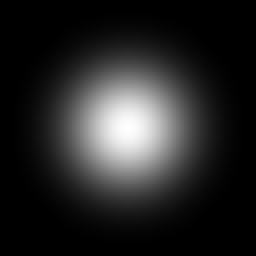
#> input picture Content/Effects/Procedural/OblivionBlob.png, 128 x 128 px, found by its file name (shown 2 times larger); the run also reads 1 picture not shown here
$ python mock_blackhole_v613.py
#> lines starting #> are read from the running program, lines starting #| are printed output that depends on the picture; after the words box and inside, x2 and y2 are one past the last pixel; in counts of white or black regions, pixels touching at a corner belong together
#!/usr/bin/env python3
"""
mock_blackhole_v613.py — SIMULACIÓN del CrimsonBlackHoleRenderer v6.13
(base funcional v6.12 + las SIETE capas nuevas de personalidad).

Modelo idéntico al juego: Cap() con la textura OblivionBlob.png REAL
(perfil en RGB, alfa 255), tamaño total (2·len, 2·wid), tinte c·1.4
clampeado, blending aditivo; la esfera negra con AlphaBlend opaco entre
pases. Las capas nuevas:
  0.5 ONDAS DE ESPACIO-TIEMPO (textura Ring real, aplastada e inclinada)
  2.5 PULSOS DE FOTONES (2 destellos corriendo el anillo)
  3.5 CHORROS RELATIVISTAS (2 haces polares + bolas viajando)
  3.6 CORRIENTES DE MATERIA (5 espirales cayendo tras el horizonte)
  3.7 LLAMARADAS DEL DISCO (prominencias periódicas)
  3.8 ARCOS DE EINSTEIN (filamentos pálidos arriba/abajo)
  6.5 RIM VIOLETA (el borde del horizonte respirando)
"""
import numpy as np
from PIL import Image
import math

BLOB = np.array(Image.open(
    '/home/z/my-project/AethonMod/AethonMod/Content/Effects/Procedural/OblivionBlob.png'
).convert('RGBA')).astype(np.float64)

RING = np.array(Image.open(
    '/home/z/my-project/AethonMod/AethonMod/Content/Effects/Procedural/Ring.png'
).convert('RGBA')).astype(np.float64)

BLACK = np.array(Image.open(
    '/home/z/my-project/AethonMod/AethonMod/Content/Effects/Procedural/BlackDisk.png'
).convert('RGBA')).astype(np.float64)
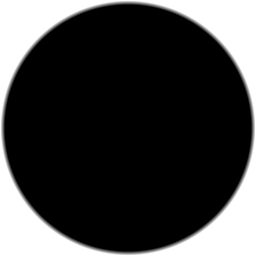
#> input picture Content/Effects/Procedural/BlackDisk.png, 256 x 256 px, found by its file name

SQ = 0.88
TILT = -0.42
R = 46.0
SWIRL = 0.16


def key_lerp(ts, vs, t):
    if t <= ts[0]:
        return vs[0]
    if t >= ts[-1]:
        return vs[-1]
    for i in range(len(ts) - 1):
        if ts[i] <= t <= ts[i + 1]:
            u = (t - ts[i]) / (ts[i + 1] - ts[i])
            u = u * u * (3 - 2 * u)
            return vs[i] + (vs[i + 1] - vs[i]) * u
    return vs[-1]


def key_color(ts, vs, t):
    if t <= ts[0]:
        return vs[0]
    if t >= ts[-1]:
        return vs[-1]
    for i in range(len(ts) - 1):
        if ts[i] <= t <= ts[i + 1]:
            u = min(1.0, max(0.0, (t - ts[i]) / (ts[i + 1] - ts[i])))
            return tuple(vs[i][k] + (vs[i + 1][k] - vs[i][k]) * u for k in range(3))
    return vs[-1]


def hash01(seed, a, b):
    h = (seed * 374761393 + a * 668265263 + b * 1911520717) & 0xFFFFFFFF
    h ^= h >> 13
    h = (h * 1274126177) & 0xFFFFFFFF
    h ^= h >> 16
    return (h & 0xFFFFFF) / 16777216.0


BLADE = dict(
    t=[0.0, 1.0], th=[175.0, 352.0],
    roT=[0.00, 0.25, 0.45, 0.65, 0.80, 0.90, 1.00],
    ro=[2.30, 3.30, 3.00, 3.30, 3.20, 4.20, 5.90],
    tkT=[0.00, 0.30, 0.55, 0.80, 1.00],
    tk=[1.00, 0.80, 0.55, 0.32, 0.07],
    briT=[0.00, 0.30, 0.72, 0.86, 1.00],
    bri=[0.60, 0.80, 1.00, 0.78, 0.52],
    colT=[0.00, 0.30, 0.55, 0.72, 0.84, 0.93, 1.00],
    col=[(255, 42, 122), (255, 80, 160), (255, 150, 205), (255, 250, 155),
         (255, 110, 200), (222, 38, 98), (145, 18, 48)],
)
LOWER = dict(
    t=[0.0, 1.0], th=[20.0, 205.0],
    roT=[0.00, 0.25, 0.50, 0.65, 0.80, 1.00],
    ro=[1.95, 3.20, 6.30, 6.00, 4.80, 2.60],
    tkT=[0.00, 0.35, 0.60, 0.85, 1.00],
    tk=[0.65, 0.50, 0.35, 0.18, 0.08],
    briT=[0.00, 0.30, 0.50, 0.75, 1.00],
    bri=[0.60, 0.78, 0.82, 0.50, 0.22],
    colT=[0.00, 0.30, 0.50, 0.75, 1.00],
    col=[(255, 60, 140), (255, 82, 172), (250, 45, 125), (222, 36, 100), (140, 18, 55)],
)


def pol(rr, theta, cx, cy):
    x = math.cos(theta) * rr * R
    y = math.sin(theta) * rr * R * SQ
    ca, sa = math.cos(TILT), math.sin(TILT)
    return (cx + x * ca - y * sa, cy + x * sa + y * ca)


def pol_tangent(rr, theta):
    eps = 0.02
    a = pol(rr, theta - eps, 0, 0)
    b = pol(rr, theta + eps, 0, 0)
    return math.atan2(b[1] - a[1], b[0] - a[0])


class Canvas:
    def __init__(self, W, H, bg):
        self.W, self.H = W, H
        self.acc = np.zeros((H, W, 3), dtype=np.float64)
        self.acc[:] = bg

    def _rot_tex(self, tex, w, h, rot):
        im = Image.fromarray(tex.astype(np.uint8))
        if rot != 0:
            im = im.rotate(-math.degrees(rot), Image.BICUBIC, expand=True)
        im = im.resize((max(2, w), max(2, h)), Image.BILINEAR)
        return np.array(im).astype(np.float64)

    def cap(self, x, y, ln, wd, rot, color, alpha):
        if alpha <= 0.004:
            return
        m = alpha * 1.4
        tint = np.array([min(255.0, color[k] * m) for k in range(3)])
        tex = self._rot_tex(BLOB, int(round(ln * 2)), int(round(wd * 2)), rot)
        th, tw = tex.shape[:2]
        x0, y0 = int(x - tw / 2), int(y - th / 2)
        x1, y1 = x0 + tw, y0 + th
        if x1 <= 0 or y1 <= 0 or x0 >= self.W or y0 >= self.H:
            return
        sx0, sy0 = max(0, -x0), max(0, -y0)
        sx1, sy1 = tw - max(0, x1 - self.W), th - max(0, y1 - self.H)
        x0, y0 = max(0, x0), max(0, y0)
        prof = tex[sy0:sy1, sx0:sx1, :3] / 255.0
        self.acc[y0:y0 + sy1 - sy0, x0:x0 + sx1 - sx0] += prof * tint

    def ring_quad(self, x, y, radius, color, alpha):
        """v6.13: textura Ring aplastada e inclinada."""
        if alpha <= 0.004:
            return
        m = alpha * 1.4
        tint = np.array([min(255.0, color[k] * m) for k in range(3)])
        s = radius * 2.174
        tex = self._rot_tex(RING, int(round(s)), int(round(s * SQ)), TILT)
        th, tw = tex.shape[:2]
        x0, y0 = int(x - tw / 2), int(y - th / 2)
        x1, y1 = x0 + tw, y0 + th
        if x1 <= 0 or y1 <= 0 or x0 >= self.W or y0 >= self.H:
            return
        sx0, sy0 = max(0, -x0), max(0, -y0)
        sx1, sy1 = tw - max(0, x1 - self.W), th - max(0, y1 - self.H)
        x0, y0 = max(0, x0), max(0, y0)
        prof = tex[sy0:sy1, sx0:sx1, :3] / 255.0
        self.acc[y0:y0 + sy1 - sy0, x0:x0 + sx1 - sx0] += prof * tint

    def black_disk(self, x, y):
        r = R
        tex = self._rot_tex(BLACK, int(round(r * 2)), int(round(r * 2)), 0)
        th, tw = tex.shape[:2]
        x0, y0 = int(x - tw / 2), int(y - th / 2)
        x1, y1 = x0 + tw, y0 + th
        sx0, sy0 = max(0, -x0), max(0, -y0)
        sx1, sy1 = tw - max(0, x1 - self.W), th - max(0, y1 - self.H)
        x0, y0 = max(0, x0), max(0, y0)
        # AlphaBlend con negro opaco: dst = dst·(1−a)
        a = tex[sy0:sy1, sx0:sx1, 3:4] / 255.0 * 0.94
        self.acc[y0:y0 + sy1 - sy0, x0:x0 + sx1 - sx0] *= (1 - a)


def blade_point(b, t, rot, cx, cy):
    ro = key_lerp(b['roT'], b['ro'], t)
    tk = key_lerp(b['tkT'], b['tk'], t)
    rm = ro - tk * 0.5
    theta = math.radians(key_lerp(b['t'], b['th'], t)) + rot
    return pol(rm, theta, cx, cy)


def draw_blade(cv, b, n_seg, rot, time, seed, cx, cy, filament_boost, jitter):
    for i in range(n_seg):
        t = i / (n_seg - 1)
        jr = (hash01(seed, i * 7 + 1, 13) - 0.5) * jitter
        ro = key_lerp(b['roT'], b['ro'], t)
        tk = key_lerp(b['tkT'], b['tk'], t)
        rm = ro - tk * 0.5 + jr * 0.5
        th = math.radians(key_lerp(b['t'], b['th'], t)) + rot
        pos = pol(rm, th, cx, cy)
        pos2 = blade_point(b, min(t + 1.5 / n_seg, 1.0), rot, cx, cy)
        rotA = math.atan2(pos2[1] - pos[1], pos2[0] - pos[0])
        segLen = max(math.hypot(pos2[0] - pos[0], pos2[1] - pos[1]) * 1.55, 3.0)
        col = key_color(b['colT'], b['col'], t)
        bri = key_lerp(b['briT'], b['bri'], t)
        stroke = 0.70 + 0.30 * math.sin(21 * t + time * 3.1 + math.sin(7.7 * t) * 2)
        stroke *= 0.90 + 0.10 * hash01(seed, i * 31 + 5, 77)
        al = min(2.1, bri * stroke * 1.3)
        cv.cap(pos[0], pos[1], segLen, tk * R * 0.50, rotA, col, al)

        for f in range(3):
            off = (f - 1) * 0.30 * tk
            fp = pol(rm + off, th, cx, cy)
            fcol = tuple(col[k] + ((255, 255, 235)[k] - col[k]) * (0.60 if f == 1 else 0.35) for k in range(3))
            fal = al * filament_boost * (0.55 if f == 1 else 0.34)
            cv.cap(fp[0], fp[1], segLen * 0.92, max(1.6, tk * R * 0.14), rotA, fcol, fal)

        if 0.5 < t < 0.95 and hash01(seed, i * 13 + 3, 91) > 0.62:
            trailR = ro + 0.18 + 0.5 * hash01(seed, i, 55)
            trailTh = th + 0.10
            for s in range(3):
                ur = trailR + s * 0.55
                uth = trailTh + s * 0.16
                up = pol(ur, uth, cx, cy)
                ucol = tuple(col[k] + ((140, 25, 70)[k] - col[k]) * (0.5 + 0.4 * s / 2) for k in range(3))
                cv.cap(up[0], up[1], 0.5 * R * (1 - s * 0.25), 0.11 * R, uth + TILT, ucol,
                       0.45 * (1 - s * 0.3) * bri)


def render(time=2.0, seed=7, bg=(0, 0, 0), W=680, H=560, CX=260, CY=260, scale=1.0):
    global R
    R = 46.0 * scale
    rot = time * SWIRL
    cv = Canvas(W, H, bg)

    # ==== 0.5 ONDAS DE ESPACIO-TIEMPO ====
    RIPPLE = 2.8
    for wv in range(2):
        age = (time / RIPPLE + wv * 0.5) % 1.0
        rr = R * (1.9 + age * 5.3)
        a = 0.26 * (1 - age) * min(age * 7, 1)
        cv.ring_quad(CX, CY, rr, (255, 95, 185), a)

    # ==== 1. HALO ====
    for ln, wd, col, al in [(5.6, 3.7, (125, 18, 55), 0.13), (3.3, 2.3, (185, 36, 85), 0.12)]:
        cv.cap(CX, CY, ln * R, wd * R * SQ, TILT, col, al)

    # ==== 2. ANILLO INTERIOR + rim ====
    NR = 48
    for i in range(NR):
        phi = i * 2 * math.pi / NR
        pos = pol(1.48, phi, CX, CY)
        rotA = math.atan2(math.cos(phi) * SQ, -math.sin(phi)) + TILT
        ang = math.degrees(phi)
        merge = 0.5 + 0.5 * math.cos(math.radians(ang - 95 + math.degrees(rot)))
        brillo = 0.46 + 0.40 * max(0, merge)
        flick = 0.86 + 0.14 * math.sin(9 * phi + time * 6 + i * 2.3)
        col = (255, 66, 142) if math.sin(phi) < 0 else (255, 40, 108)
        cv.cap(pos[0], pos[1], 0.52 * R, 0.26 * R, rotA, col, brillo * flick * 0.72)
        hotPos = pol(1.26, phi, CX, CY)
        hot = 0.38 + 0.50 * max(0, merge)
        cv.cap(hotPos[0], hotPos[1], 0.40 * R, 0.16 * R, rotA, (255, 238, 198), hot * flick * 0.45)

    # ==== 2.5 PULSOS DE FOTONES ====
    for pp in range(2):
        pTh = rot * 2.4 + pp * math.pi
        ppos = pol(1.46, pTh, CX, CY)
        tang = pol_tangent(1.46, pTh)
        pPulse = 0.75 + 0.25 * math.sin(time * 9 + pp * 2.0)
        cv.cap(ppos[0], ppos[1], 0.52 * R, 0.15 * R, tang, (255, 246, 238), 0.80 * pPulse)
        cv.cap(ppos[0], ppos[1], 0.17 * R, 0.075 * R, tang, (255, 255, 252), 1.05 * pPulse)
        trail = pol(1.46, pTh - 0.14, CX, CY)
        cv.cap(trail[0], trail[1], 0.34 * R, 0.085 * R, tang, (255, 190, 215), 0.45 * pPulse)

    # ==== 3. LAS DOS HOJAS ====
    draw_blade(cv, BLADE, 112, rot, time, seed, CX, CY, 1.0, 0.30)
    draw_blade(cv, LOWER, 72, rot, time, seed, CX, CY, 0.65, 0.22)

    # ==== 3.5 CHORROS RELATIVISTAS ====
    jdir = (-math.sin(TILT), math.cos(TILT))
    jet_len = 4.4
    for j in range(2):
        d = 1.0 if j == 0 else -1.0
        for s in range(11):
            u = (s + 0.5) / 11
            pos = (CX + jdir[0] * d * (0.30 + u * jet_len) * R,
                   CY + jdir[1] * d * (0.30 + u * jet_len) * R)
            wOut = 0.30 * (1 - u * 0.82)
            fade = (1 - u) * (0.16 + 0.84 * min(u * 4, 1))
            cv.cap(pos[0], pos[1], 0.34 * R, wOut * R, TILT - math.pi / 2, (255, 205, 235), 0.72 * fade)
            cv.cap(pos[0], pos[1], 0.42 * R, wOut * 1.7 * R, TILT - math.pi / 2, (168, 110, 255), 0.34 * fade)
        for k in range(3):
            bu = 0.45 + ((time * 0.42 + k / 3 + j * 0.5) % 1.0) * 3.6
            bpos = (CX + jdir[0] * d * bu * R, CY + jdir[1] * d * bu * R)
            bp = 0.65 + 0.35 * math.sin(time * 7 + k * 2.1 + j * 1.3)
            cv.cap(bpos[0], bpos[1], 0.17 * R, 0.17 * R, 0, (255, 248, 252), 1.0 * bp)
            cv.cap(bpos[0], bpos[1], 0.40 * R, 0.40 * R, 0, (200, 130, 255), 0.40 * bp)

    # ==== 3.6 CORRIENTES DE MATERIA ====
    for st in range(5):
        h1 = hash01(seed, st, 3)
        h2 = hash01(seed, st, 7)
        cyc = 2.6 + h1 * 1.7
        ph = (time / cyc + h2) % 1.0
        baseAng = h1 * 2 * math.pi
        for k in range(8):
            u = ph - k * 0.028
            if u < 0:
                continue
            ease = u ** 1.45
            rr = 5.4 + (1.44 - 5.4) * ease
            th = baseAng + u * 4.6 + rot * 0.6
            pos = pol(rr, th, CX, CY)
            tang = pol_tangent(rr, th)
            mix = 1 - (rr - 1.44) / 3.96
            col = tuple((255, 70, 130)[k2] + ((255, 244, 250)[k2] - (255, 70, 130)[k2]) * mix for k2 in range(3))
            fadeIn = min(u * 9, 1)
            fadeOut = (1 - u) / 0.10 if u > 0.90 else 1
            al = 0.85 * fadeIn * fadeOut * (1 - k * 0.09)
            cv.cap(pos[0], pos[1], 0.34 * R * (1 - 0.45 * mix), 0.10 * R, tang, col, al)

    # ==== 3.7 LLAMARADAS DEL DISCO ====
    jn = jdir
    FLARE = 3.4
    for fl in range(3):
        ft = (time + fl * 1.13) % FLARE
        if ft > 2.1:
            continue
        life = ft / 2.1
        env = math.sin(life * math.pi)
        at = 0.28 + fl * 0.16
        fpos = blade_point(BLADE, at, rot, CX, CY)
        fTh = math.radians(key_lerp(BLADE['t'], BLADE['th'], at)) + rot
        fRo = key_lerp(BLADE['roT'], BLADE['ro'], at)
        pts = []
        for s in range(8):
            u = s / 7
            h = math.sin(u * math.pi) * 1.15 * env
            rr = fRo + u * 1.30
            th = fTh + u * 0.26
            p = pol(rr, th, CX, CY)
            pts.append((p[0] + jn[0] * h * R, p[1] + jn[1] * h * R))
        for s in range(7):
            a, b = pts[s], pts[s + 1]
            mid = ((a[0] + b[0]) * 0.5, (a[1] + b[1]) * 0.5)
            ra = math.atan2(b[1] - a[1], b[0] - a[0])
            ln = max(math.hypot(b[0] - a[0], b[1] - a[1]) * 0.85, 2.5)
            u = (s + 1) / 7
            fc = tuple((255, 120, 80)[k2] + ((255, 235, 190)[k2] - (255, 120, 80)[k2]) * math.sin(u * math.pi) for k2 in range(3))
            cv.cap(mid[0], mid[1], ln, 0.11 * R * (1 - u * 0.35), ra, fc, 0.55 * env)

    # ==== 3.8 ARCOS DE EINSTEIN ====
    for arc in range(2):
        a0 = -0.42 if arc == 0 else math.pi - 0.42
        for s in range(11):
            th = a0 + s / 10 * 1.55
            pos = pol(1.80, th, CX, CY)
            tang = pol_tangent(1.80, th)
            ab = 0.15 * math.sin(s / 10 * math.pi)
            cv.cap(pos[0], pos[1], 0.22 * R, 0.040 * R, tang, (255, 205, 230), ab)

    # ==== 4. HOTSPOT + nudo + aguja + mechones ====
    hx = blade_point(BLADE, 0.72, rot, CX, CY)
    hTh = math.atan2(hx[1] - CY, hx[0] - CX)
    cv.cap(hx[0], hx[1], 1.5 * R, 0.85 * R, hTh, (255, 240, 168), 0.85)
    cv.cap(hx[0], hx[1], 0.65 * R, 0.40 * R, hTh, (255, 253, 232), 1.10)
    knot = pol(3.0, math.radians(355), CX, CY)
    cv.cap(knot[0], knot[1], 0.55 * R, 0.34 * R, math.radians(355), (255, 246, 150), 0.55)
    tip = blade_point(BLADE, 0.97, rot, CX, CY)
    tTh = math.atan2(tip[1] - CY, tip[0] - CX)
    cv.cap(tip[0], tip[1], 0.4 * R, 0.14 * R, tTh, (255, 210, 170), 0.5)
    for wI in range(3):
        wTh = math.radians(352 + wI * 9) + rot
        for s in range(3):
            wr = 5.9 + s * 0.35 + 0.2 * hash01(wI, s, 3)
            wp = pol(wr, wTh, CX, CY)
            wc = tuple((200, 45, 95)[k2] + ((110, 18, 48)[k2] - (200, 45, 95)[k2]) * s / 2 for k2 in range(3))
            cv.cap(wp[0], wp[1], 0.45 * R * (1 - s * 0.2), 0.10 * R, wTh, wc, 0.50 - s * 0.12)

    # ==== 5. ESFERA NEGRA (come la luz) ====
    cv.black_disk(CX, CY)

    # ==== 6. RAYOS AZUL-VIOLETA ====
    frame = int(time * 7)
    for bi in range(3):
        if (frame + bi * 3) % 5 >= 2:
            continue
        th0 = math.radians(-60 + bi * 130 + (frame * 47) % 360)
        p0 = (CX + math.cos(th0) * R * 0.92, CY + math.sin(th0) * R * 0.92)
        p1 = (CX + math.cos(th0 + 1.9) * R * 0.45, CY + math.sin(th0 + 1.9) * R * 0.45)
        prev = p0
        for s in range(1, 6):
            u = s / 5
            jx = (hash01(frame, bi * 10 + s, 11) - 0.5) * R * 0.40 * (1 - u)
            jy = (hash01(frame, bi * 10 + s, 17) - 0.5) * R * 0.40 * (1 - u)
            nxt = (p0[0] + (p1[0] - p0[0]) * u + jx, p0[1] + (p1[1] - p0[1]) * u + jy)
            mid = ((prev[0] + nxt[0]) * 0.5, (prev[1] + nxt[1]) * 0.5)
            ra = math.atan2(nxt[1] - prev[1], nxt[0] - prev[0])
            ln = max(math.hypot(nxt[0] - prev[0], nxt[1] - prev[1]) * 0.8, 1.5)
            cv.cap(mid[0], mid[1], ln, 1.3, ra, (150, 170, 255), 0.30)
            prev = nxt

    # ==== 6.5 RIM VIOLETA ====
    rimPulse = 0.55 + 0.45 * math.sin(time * 1.7)
    for s in range(18):
        th = s * 2 * math.pi / 18 + rot * 0.22
        pos = pol(1.045, th, CX, CY)
        tang = pol_tangent(1.045, th)
        flick = 0.8 + 0.2 * math.sin(6 * th + time * 3.5)
        cv.cap(pos[0], pos[1], 0.21 * R, 0.045 * R, tang, (196, 138, 255), 0.34 * rimPulse * flick)

    # ==== 7. CHISPAS ====
    sparkT = [0.72, 0.55, 0.82, 0.30, 0.62, 0.90, 0.12]
    sparkR = [3.6, 2.7, 4.6, 2.3, 3.4, 5.2, 2.0]
    for k in range(len(sparkT)):
        tw = 0.5 + 0.5 * math.sin(time * (5 + k * 1.7) + k * 2.9)
        if tw < 0.55:
            continue
        th = math.radians(key_lerp(BLADE['t'], BLADE['th'], sparkT[k])) + rot
        sp = pol(sparkR[k], th, CX, CY)
        cv.cap(sp[0], sp[1], 2.6, 2.6, 0, (255, 252, 222), 1.0 * tw)
        cv.cap(sp[0], sp[1], 5.5, 5.5, 0, (255, 238, 165), 0.34 * tw)

    # ==== 8. BLOOM ====
    cv.cap(hx[0], hx[1], 2.8 * R, 1.8 * R, hTh, (255, 195, 135), 0.20)
    cv.cap(CX, CY, 3.5 * R, 2.6 * R * SQ, TILT, (255, 115, 185), 0.09)

    return np.clip(cv.acc, 0, 255).astype(np.uint8)


def main():
    for name, bg in [('black', (0, 0, 0)), ('sky', (108, 160, 220))]:
        for t, tag in [(2.0, 'a'), (2.6, 'b'), (3.1, 'c')]:
            img = render(time=t, seed=7, bg=bg)
            Image.fromarray(img).save(
                f'/home/z/my-project/research/blackhole/mock_v613_{name}_{tag}.png')
#> this loop made 2 passes
#> pass 1, in ring_quad, `prof = tex[sy0:sy1, sx0:sx1, :3] / 255.0`:
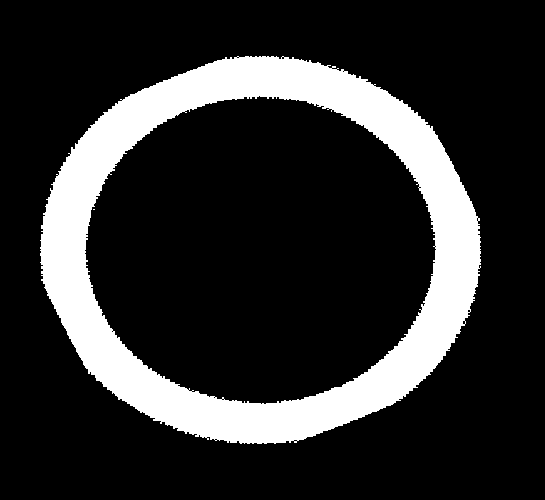
#> prof: shape (500, 545, 3) float64; values 0 (black) and 1 (white), 18% white; 2 white regions (1 under 20 px), largest, box (x1, y1, x2, y2) and area: (40, 56, 481, 444) 49174
    print('OK')


if __name__ == '__main__':
    main()
